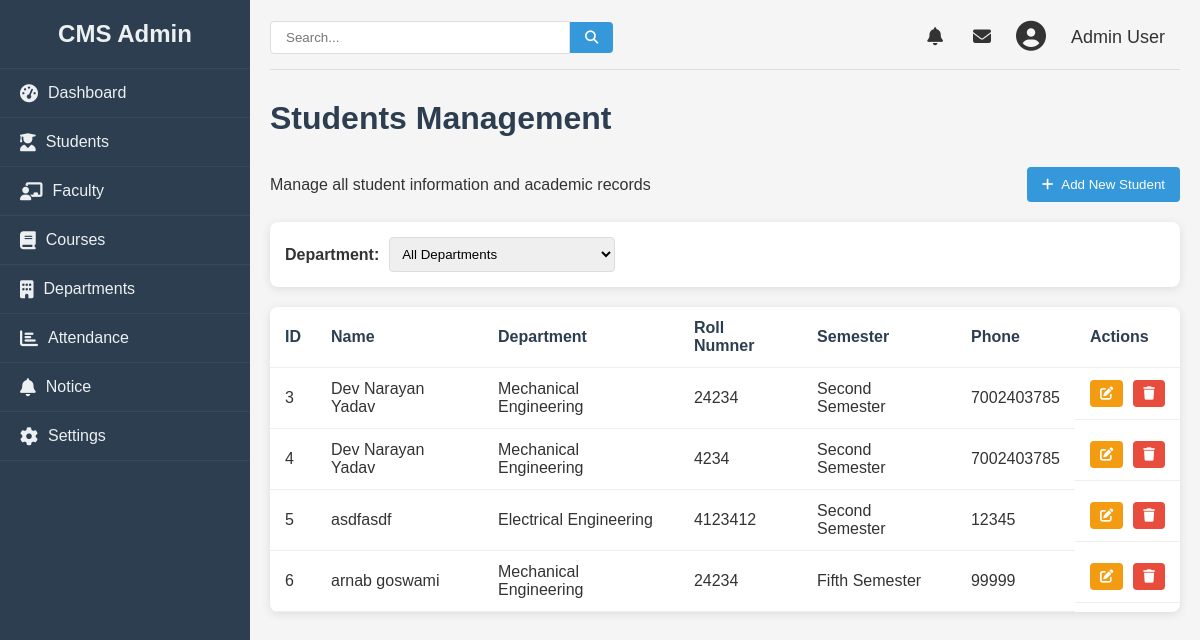
The app's page /admin/student (signed in), older data.
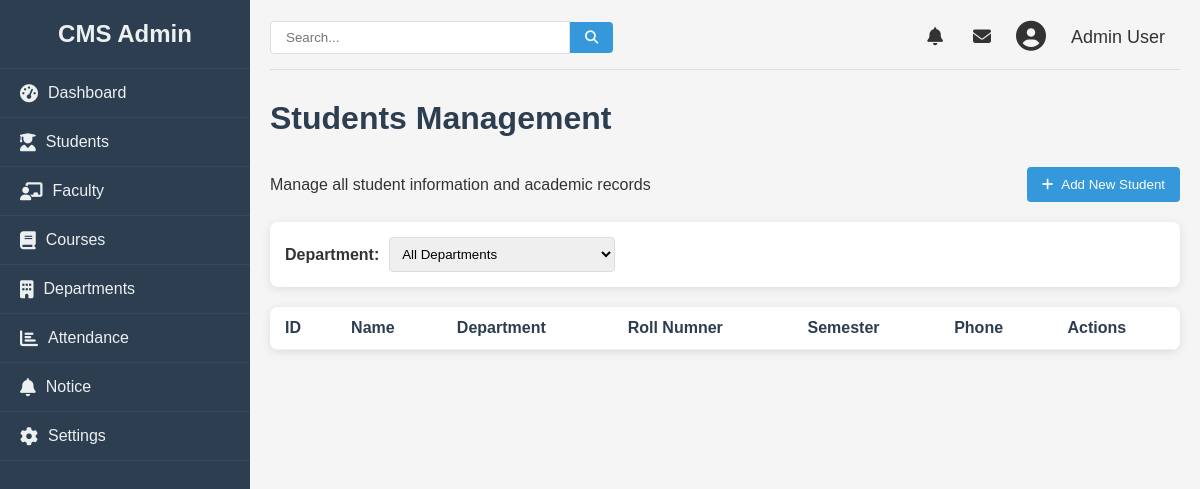
The same page, newer data.
### college/model.py (models this page shows, shortened)
class Student(db.Model):
    id = db.Column(db.Integer, primary_key=True)
    name = db.Column(db.String(100), nullable=False)
    roll = db.Column(db.Integer, nullable=False)
    email = db.Column(db.String(100), nullable=False)
    phone = db.Column(db.Integer, nullable=False)
    semester = db.Column(db.Integer, nullable=False)
    dob = db.Column(db.Date, nullable=False)
    gender = db.Column(db.String, nullable=False)
    department = db.Column(db.String, nullable=False)
    address = db.Column(db.String, nullable=False)

### college/admin/adminroute.py (the view)
@app.route("/admin/student", methods = ["GET", "POST"])
def stdn():
    logged = 'user_id' in session
    if logged:
        users = Student.query.all()
        return render_template("student.html", students= users, departments= dep)
    else:
        return redirect(url_for("login"))

### college/admin/templates/student.html (shortened to what this page needs)
{% from "macro/cmsnav.html" import cmsnav%}
{%extends "admbase.html"%}
{%block head%}
<link rel="stylesheet" href="{{url_for('static', filename='css/styles.css')}}">
<link rel="stylesheet" href="https://cdnjs.cloudflare.com/ajax/libs/font-awesome/6.4.0/css/all.min.css">
{%endblock%}
{%block content%}
<div class="container" w-tid="21">
    {{cmsnav()}}
    <main class="main-content" w-tid="111">
        <header class="top-header" w-tid="113">
            <div class="search-box" w-tid="115">
                <input type="text" placeholder="Search..." w-tid="117" />
                <button w-tid="119"><i class="fas fa-search" w-tid="121"></i></button>
            </div>
            <div class="user-profile" w-tid="123">
                <span class="notification" w-tid="125"><i class="fas fa-bell" w-tid="127"></i></span>
                <span class="message" w-tid="129"><i class="fas fa-envelope" w-tid="131"></i></span>
                <div class="profile-img" w-tid="133">
                    <i class="fas fa-user-circle" w-tid="135"></i>
                </div>
                <span class="username" w-tid="137">Admin User</span>
            </div>
        </header>
        <div id="dashboard-page" class="content-section" w-tid="139">
            <div class="dashboard" w-tid="141">
                <h1 w-tid="357">Students Management</h1>
                <div class="students-header" w-tid="359">
                    <p w-tid="361">Manage all student information and academic records</p>
                    <button class="add-student-btn" w-tid="363">
                        <a style="text-decoration: none; color:white;" href="/admin/addstudent">
                            <i class="fas fa-plus" w-tid="365"></i>
                            Add New Student
                        </a>
                    </button>
                </div>
                <div class="student-filters" w-tid="367">
                    <div class="filter-group" w-tid="369">
                        <label w-tid="371">Department:</label>
                        <select w-tid="373">
                            <option w-tid="375">All Departments</option>
                        </select>
                    </div>
                </div>
                <div class="students-table" w-tid="415">
                    <table w-tid="417">
                        <thead w-tid="419">
                            <tr w-tid="421">
                                <th w-tid="423">ID</th>
                                <th w-tid="425">Name</th>
                                <th w-tid="427">Department</th>
                                <th w-tid="425">Roll Numner</th>
                                <th w-tid="429">Semester</th>
                                <th w-tid="433">Phone</th>
                                <th w-tid="437">Actions</th>
                            </tr>
                        </thead>
                        <tbody w-tid="439">
                            {%for student in students%}
                            <tr w-tid="441">
                                <td w-tid="443">{{student.id}}</td>
                                <td w-tid="445">{{student.name}}</td>
                                <td w-tid="447">{{student.department}}</td>
                                <td w-tid="449">{{student.roll}}</td>
                                <td w-tid="451">{{student.semester}}</td>
                                <td w-tid="453">{{student.phone}}</td>
                                <td class="action-cell" w-tid="459">
                                    <button class="action-btn edit-btn" w-tid="465">
                                        <a href="/admin/update/student/{{student.id}}">
                                            <i class="fas fa-edit" w-tid="467"></i>
                                        </a>
                                    </button>
                                    <button class="action-btn delete-btn" w-tid="469">
                                        <a href="/admin/student/delete/{{student.id}}"><i class="fas fa-trash" w-tid="723"></i></a>
                                        </button>
                                </td>
                            </tr>
                            {%endfor%}
                        </tbody>
                    </table>
                </div>
            </div>
        </div>
    </main>
</div>
{%endblock%}

### college/admin/templates/macro/cmsnav.html (shortened to what this page needs)
{%macro cmsnav()%}
<aside class="sidebar" w-tid="23">
    <div class="sidebar-header" w-tid="25">
        <h2 w-tid="27">CMS Admin</h2>
    </div>
    <nav class="sidebar-nav" w-tid="29">
        <ul w-tid="31">
            <li w-tid="33"><a href="/admin" data-page="dashboard-page" w-tid="35"><i class="fas fa-tachometer-alt"
                        w-tid="37"></i> Dashboard</a></li>
            <li  w-tid="39"><a href="/admin/student" data-page="students-page" w-tid="41"><i
                        class="fas fa-user-graduate" w-tid="43"></i> Students</a></li>
            <li w-tid="45"><a href="/admin/faculty" data-page="faculty-page" w-tid="47"><i
                        class="fas fa-chalkboard-teacher" w-tid="49"></i> Faculty</a></li>
            <li w-tid="51"><a href="/admin/courses" data-page="courses-page" w-tid="53"><i class="fas fa-book"
                        w-tid="55"></i> Courses</a></li>
            <li w-tid="57"><a href="/admin/department" data-page="department-page" w-tid="59"><i class="fas fa-building"
                        w-tid="61"></i> Departments</a></li>
            <li w-tid="87"><a href="/admin/attendence" data-page="attendance-page" w-tid="89"><i class="fas fa-chart-bar"
                        w-tid="91"></i> Attendance</a></li>
            <li w-tid="99"><a href="/admin/notice" data-page="notice-page" w-tid="101"><i class="fas fa-bell"
                        w-tid="103"></i> Notice</a></li>
            <li w-tid="93"><a href="/" data-page="settings-page" w-tid="95"><i class="fas fa-cog" w-tid="97"></i>
                    Settings</a></li>
        </ul>
    </nav>
</aside>
{%endmacro%}

### college/admin/templates/admbase.html (shortened to what this page needs)
<!DOCTYPE html>
<html lang="en">
<head>
    {%block head%}
    {%endblock%}
</head>
<body>
    {%block content%}
    {%endblock%}
</body>
</html>

### college/static/css/styles.css (style rules this page uses)
* { margin: 0; padding: 0; box-sizing: border-box; }
body { font-family: Arial, sans-serif; background-color: #f5f5f5; color: #333; }
a { text-decoration: none; color:inherit; }
.container { display: flex; min-height: 100vh; }
.sidebar { width: 250px; background-color: #2c3e50; color: #ecf0f1; transition: all 0.3s ease; }
.sidebar-header { padding: 20px; text-align: center; border-bottom: 1px solid #34495e; }
.sidebar-nav ul { list-style: none; }
.sidebar-nav li { padding: 15px 20px; border-bottom: 1px solid #34495e; transition: all 0.3s ease; }
.sidebar-nav a { color: #ecf0f1; text-decoration: none; display: flex; align-items: center; }
.sidebar-nav i { margin-right: 10px; font-size: 18px; }
.main-content { flex: 1; padding: 20px; }
.top-header { display: flex; justify-content: space-between; align-items: center; margin-bottom: 30px; padding-bottom: 15px; border-bottom: 1px solid #ddd; }
.search-box { display: flex; align-items: center; }
.search-box input { padding: 8px 15px; border: 1px solid #ddd; border-radius: 4px 0 0 4px; width: 300px; }
.search-box button { background: #3498db; color: white; border: none; padding: 8px 15px; border-radius: 0 4px 4px 0; cursor: pointer; }
.user-profile { display: flex; align-items: center; }
.user-profile span { margin: 0 15px; font-size: 18px; cursor: pointer; }
.profile-img { font-size: 30px; margin: 0 10px; }
.dashboard h1 { margin-bottom: 30px; color: #2c3e50; }
table { width: 100%; border-collapse: collapse; }
th, td { padding: 12px 15px; text-align: left; border-bottom: 1px solid #eee; }
th { font-weight: bold; color: #2c3e50; }
.content-section { display: none; }
#dashboard-page { display: block; }
.students-header { display: flex; justify-content: space-between; align-items: center; margin-bottom: 20px; }
.add-student-btn { background-color: #3498db; color: white; border: none; padding: 10px 15px; border-radius: 4px; cursor: pointer; display: flex; align-items: center; }
.add-student-btn i { margin-right: 5px; }
.student-filters { display: flex; justify-content: space-between; margin-bottom: 20px; background: white; padding: 15px; border-radius: 8px; box-shadow: 0 2px 10px rgba(0, 0, 0, 0.1); }
.filter-group { display: flex; align-items: center; }
.filter-group label { margin-right: 10px; font-weight: bold; }
.filter-group select { padding: 8px; border-radius: 4px; border: 1px solid #ddd; }
.students-table { background: white; border-radius: 8px; box-shadow: 0 2px 10px rgba(0, 0, 0, 0.1); overflow: hidden; }

Row changes from the older to the newer data that the page shows:
removed Student: id "3", name "Dev Narayan Yadav", department "Mechanical Engineering", roll "24234", semester "Second Semester", phone "7002403785"
removed Student: id "4", name "Dev Narayan Yadav", department "Mechanical Engineering", roll "4234", semester "Second Semester", phone "7002403785"
removed Student: id "5", name "asdfasdf", department "Electrical Engineering", roll "4123412", semester "Second Semester", phone "12345"
removed Student: id "6", name "arnab goswami", department "Mechanical Engineering", roll "24234", semester "Fifth Semester", phone "99999"
